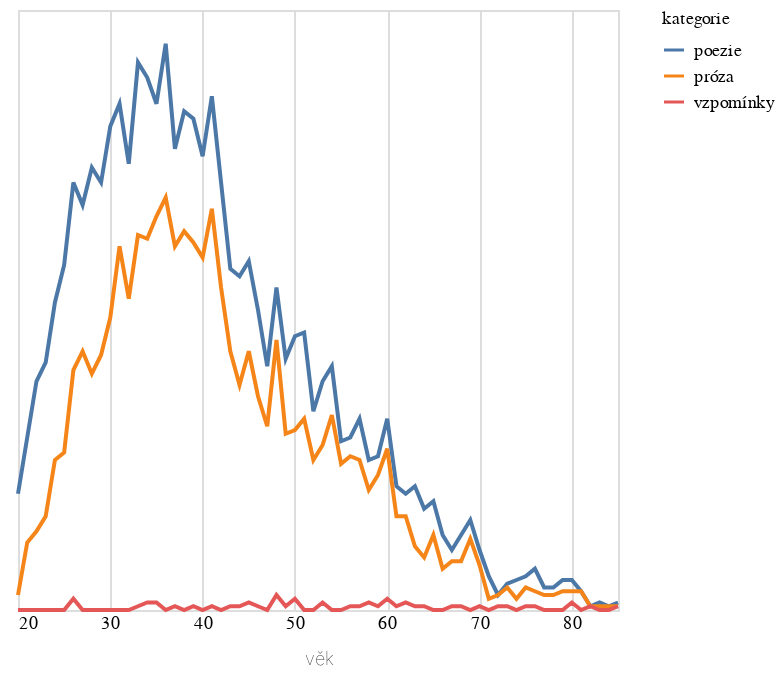

The code cell stored with this chart in its notebook:
### Code cell
do_grafu2 = do_grafu.filter(pl.col("rok") < 1900).group_by(["vek","kategorie"]).len().rename({"len":"počet","vek":"věk"})

alt.Chart(do_grafu2.to_pandas()).mark_line().encode(
    alt.X('věk:Q').axis(domain=False, tickSize=0),
    alt.Y('počet:Q').stack('zero').axis(None),
    alt.Color('kategorie:N')
)

### Figure 1 — Vega-Lite specification as saved in the notebook (floating-point values rounded to 4 significant figures; data arrays with more than 128 entries replaced by an {"elided": "..."} marker saying what was removed)
{"config": {"title": {"font": "Noticia Text", "fontSize": 12, "anchor": "start", "lineHeight": 19, "fontWeight": "bolder", "subtitleFont": "Noticia Text", "subtitleFontSize": 10, "subtitleLineHeight": 15, "subtitlePadding": 10, "dy": -10}, "axis": {"labelFont": "Asap", "titleFont": "Asap", "fontWeight": "lighter", "titleFontWeight": "lighter", "labelFontSize": 9, "titleFontSize": 9, "labelPadding": 2, "titlePadding": 9, "domainOpacity": 0, "tickColor": "#DCDDD6"}, "legend": {"labelFont": "Asap", "labelFontWeight": "normal", "titleFont": "Asap", "titleFontWeight": "normal", "labelFontSize": 9, "titleFontSize": 9}}, "data": {"name": "data-a35c616c88b11787168e3ea3348508da"}, "mark": {"type": "line"}, "encoding": {"color": {"field": "kategorie", "type": "nominal"}, "x": {"axis": {"domain": false, "tickSize": 0}, "field": "věk", "type": "quantitative"}, "y": {"axis": null, "field": "počet", "stack": "zero", "type": "quantitative"}}, "$schema": "https://vega.github.io/schema/vega-lite/v5.8.0.json", "datasets": {"data-a35c616c88b11787168e3ea3348508da": {"elided": "160 records"}}}
